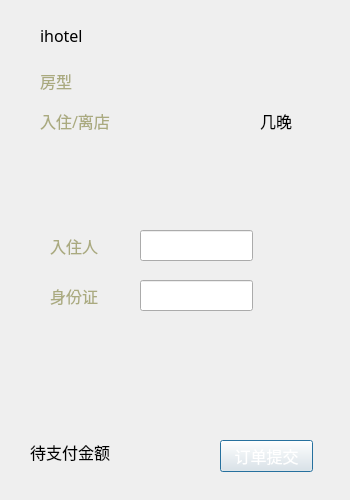
<?xml version="1.0" encoding="UTF-8"?>
<ui version="4.0">
 <class>reservepage</class>
 <widget class="QDialog" name="reservepage">
  <property name="geometry">
   <rect>
    <x>0</x>
    <y>0</y>
    <width>350</width>
    <height>500</height>
   </rect>
  </property>
  <property name="font">
   <font>
    <family>方正姚体</family>
    <pointsize>12</pointsize>
   </font>
  </property>
  <property name="windowTitle">
   <string>Dialog</string>
  </property>
  <widget class="QLabel" name="label">
   <property name="geometry">
    <rect>
     <x>40</x>
     <y>20</y>
     <width>72</width>
     <height>31</height>
    </rect>
   </property>
   <property name="text">
    <string>ihotel</string>
   </property>
  </widget>
  <widget class="QLabel" name="roomtypelabel">
   <property name="geometry">
    <rect>
     <x>40</x>
     <y>60</y>
     <width>161</width>
     <height>41</height>
    </rect>
   </property>
   <property name="palette">
    <palette>
     <active>
      <colorrole role="WindowText">
       <brush brushstyle="SolidPattern">
        <color alpha="255">
         <red>170</red>
         <green>170</green>
         <blue>127</blue>
        </color>
       </brush>
      </colorrole>
      <colorrole role="Text">
       <brush brushstyle="SolidPattern">
        <color alpha="255">
         <red>170</red>
         <green>170</green>
         <blue>127</blue>
        </color>
       </brush>
      </colorrole>
     </active>
     <inactive>
      <colorrole role="WindowText">
       <brush brushstyle="SolidPattern">
        <color alpha="255">
         <red>170</red>
         <green>170</green>
         <blue>127</blue>
        </color>
       </brush>
      </colorrole>
      <colorrole role="Text">
       <brush brushstyle="SolidPattern">
        <color alpha="255">
         <red>170</red>
         <green>170</green>
         <blue>127</blue>
        </color>
       </brush>
      </colorrole>
     </inactive>
     <disabled>
      <colorrole role="WindowText">
       <brush brushstyle="SolidPattern">
        <color alpha="255">
         <red>120</red>
         <green>120</green>
         <blue>120</blue>
        </color>
       </brush>
      </colorrole>
      <colorrole role="Text">
       <brush brushstyle="SolidPattern">
        <color alpha="255">
         <red>120</red>
         <green>120</green>
         <blue>120</blue>
        </color>
       </brush>
      </colorrole>
     </disabled>
    </palette>
   </property>
   <property name="text">
    <string>房型</string>
   </property>
  </widget>
  <widget class="QLabel" name="datelabel">
   <property name="geometry">
    <rect>
     <x>40</x>
     <y>100</y>
     <width>211</width>
     <height>41</height>
    </rect>
   </property>
   <property name="palette">
    <palette>
     <active>
      <colorrole role="WindowText">
       <brush brushstyle="SolidPattern">
        <color alpha="255">
         <red>170</red>
         <green>170</green>
         <blue>127</blue>
        </color>
       </brush>
      </colorrole>
      <colorrole role="Text">
       <brush brushstyle="SolidPattern">
        <color alpha="255">
         <red>170</red>
         <green>170</green>
         <blue>127</blue>
        </color>
       </brush>
      </colorrole>
     </active>
     <inactive>
      <colorrole role="WindowText">
       <brush brushstyle="SolidPattern">
        <color alpha="255">
         <red>170</red>
         <green>170</green>
         <blue>127</blue>
        </color>
       </brush>
      </colorrole>
      <colorrole role="Text">
       <brush brushstyle="SolidPattern">
        <color alpha="255">
         <red>170</red>
         <green>170</green>
         <blue>127</blue>
        </color>
       </brush>
      </colorrole>
     </inactive>
     <disabled>
      <colorrole role="WindowText">
       <brush brushstyle="SolidPattern">
        <color alpha="255">
         <red>120</red>
         <green>120</green>
         <blue>120</blue>
        </color>
       </brush>
      </colorrole>
      <colorrole role="Text">
       <brush brushstyle="SolidPattern">
        <color alpha="255">
         <red>120</red>
         <green>120</green>
         <blue>120</blue>
        </color>
       </brush>
      </colorrole>
     </disabled>
    </palette>
   </property>
   <property name="text">
    <string>入住/离店</string>
   </property>
  </widget>
  <widget class="QLabel" name="dayslabel">
   <property name="geometry">
    <rect>
     <x>260</x>
     <y>100</y>
     <width>72</width>
     <height>41</height>
    </rect>
   </property>
   <property name="text">
    <string>几晚</string>
   </property>
  </widget>
  <widget class="QStackedWidget" name="stackedWidget">
   <property name="geometry">
    <rect>
     <x>50</x>
     <y>190</y>
     <width>251</width>
     <height>221</height>
    </rect>
   </property>
   <property name="currentIndex">
    <number>0</number>
   </property>
   <widget class="QWidget" name="singlepage">
    <widget class="QLineEdit" name="lineEdit">
     <property name="geometry">
      <rect>
       <x>90</x>
       <y>40</y>
       <width>113</width>
       <height>31</height>
      </rect>
     </property>
    </widget>
    <widget class="QLineEdit" name="lineEdit_2">
     <property name="geometry">
      <rect>
       <x>90</x>
       <y>90</y>
       <width>113</width>
       <height>31</height>
      </rect>
     </property>
    </widget>
    <widget class="QLabel" name="label_6">
     <property name="geometry">
      <rect>
       <x>0</x>
       <y>40</y>
       <width>72</width>
       <height>31</height>
      </rect>
     </property>
     <property name="palette">
      <palette>
       <active>
        <colorrole role="WindowText">
         <brush brushstyle="SolidPattern">
          <color alpha="255">
           <red>170</red>
           <green>170</green>
           <blue>127</blue>
          </color>
         </brush>
        </colorrole>
        <colorrole role="Text">
         <brush brushstyle="SolidPattern">
          <color alpha="255">
           <red>170</red>
           <green>170</green>
           <blue>127</blue>
          </color>
         </brush>
        </colorrole>
       </active>
       <inactive>
        <colorrole role="WindowText">
         <brush brushstyle="SolidPattern">
          <color alpha="255">
           <red>170</red>
           <green>170</green>
           <blue>127</blue>
          </color>
         </brush>
        </colorrole>
        <colorrole role="Text">
         <brush brushstyle="SolidPattern">
          <color alpha="255">
           <red>170</red>
           <green>170</green>
           <blue>127</blue>
          </color>
         </brush>
        </colorrole>
       </inactive>
       <disabled>
        <colorrole role="WindowText">
         <brush brushstyle="SolidPattern">
          <color alpha="255">
           <red>120</red>
           <green>120</green>
           <blue>120</blue>
          </color>
         </brush>
        </colorrole>
        <colorrole role="Text">
         <brush brushstyle="SolidPattern">
          <color alpha="255">
           <red>120</red>
           <green>120</green>
           <blue>120</blue>
          </color>
         </brush>
        </colorrole>
       </disabled>
      </palette>
     </property>
     <property name="text">
      <string>入住人</string>
     </property>
    </widget>
    <widget class="QLabel" name="label_7">
     <property name="geometry">
      <rect>
       <x>0</x>
       <y>90</y>
       <width>72</width>
       <height>31</height>
      </rect>
     </property>
     <property name="palette">
      <palette>
       <active>
        <colorrole role="WindowText">
         <brush brushstyle="SolidPattern">
          <color alpha="255">
           <red>170</red>
           <green>170</green>
           <blue>127</blue>
          </color>
         </brush>
        </colorrole>
        <colorrole role="Text">
         <brush brushstyle="SolidPattern">
          <color alpha="255">
           <red>170</red>
           <green>170</green>
           <blue>127</blue>
          </color>
         </brush>
        </colorrole>
       </active>
       <inactive>
        <colorrole role="WindowText">
         <brush brushstyle="SolidPattern">
          <color alpha="255">
           <red>170</red>
           <green>170</green>
           <blue>127</blue>
          </color>
         </brush>
        </colorrole>
        <colorrole role="Text">
         <brush brushstyle="SolidPattern">
          <color alpha="255">
           <red>170</red>
           <green>170</green>
           <blue>127</blue>
          </color>
         </brush>
        </colorrole>
       </inactive>
       <disabled>
        <colorrole role="WindowText">
         <brush brushstyle="SolidPattern">
          <color alpha="255">
           <red>120</red>
           <green>120</green>
           <blue>120</blue>
          </color>
         </brush>
        </colorrole>
        <colorrole role="Text">
         <brush brushstyle="SolidPattern">
          <color alpha="255">
           <red>120</red>
           <green>120</green>
           <blue>120</blue>
          </color>
         </brush>
        </colorrole>
       </disabled>
      </palette>
     </property>
     <property name="text">
      <string>身份证</string>
     </property>
    </widget>
   </widget>
   <widget class="QWidget" name="doublepage">
    <widget class="QLineEdit" name="lineEdit_3">
     <property name="geometry">
      <rect>
       <x>100</x>
       <y>30</y>
       <width>113</width>
       <height>31</height>
      </rect>
     </property>
    </widget>
    <widget class="QLineEdit" name="lineEdit_4">
     <property name="geometry">
      <rect>
       <x>100</x>
       <y>80</y>
       <width>113</width>
       <height>31</height>
      </rect>
     </property>
    </widget>
    <widget class="QLineEdit" name="lineEdit_5">
     <property name="geometry">
      <rect>
       <x>100</x>
       <y>130</y>
       <width>113</width>
       <height>31</height>
      </rect>
     </property>
    </widget>
    <widget class="QLineEdit" name="lineEdit_6">
     <property name="geometry">
      <rect>
       <x>100</x>
       <y>180</y>
       <width>113</width>
       <height>31</height>
      </rect>
     </property>
    </widget>
    <widget class="QLabel" name="label_2">
     <property name="geometry">
      <rect>
       <x>10</x>
       <y>30</y>
       <width>72</width>
       <height>31</height>
      </rect>
     </property>
     <property name="palette">
      <palette>
       <active>
        <colorrole role="WindowText">
         <brush brushstyle="SolidPattern">
          <color alpha="255">
           <red>170</red>
           <green>170</green>
           <blue>127</blue>
          </color>
         </brush>
        </colorrole>
        <colorrole role="Text">
         <brush brushstyle="SolidPattern">
          <color alpha="255">
           <red>170</red>
           <green>170</green>
           <blue>127</blue>
          </color>
         </brush>
        </colorrole>
       </active>
       <inactive>
        <colorrole role="WindowText">
         <brush brushstyle="SolidPattern">
          <color alpha="255">
           <red>170</red>
           <green>170</green>
           <blue>127</blue>
          </color>
         </brush>
        </colorrole>
        <colorrole role="Text">
         <brush brushstyle="SolidPattern">
          <color alpha="255">
           <red>170</red>
           <green>170</green>
           <blue>127</blue>
          </color>
         </brush>
        </colorrole>
       </inactive>
       <disabled>
        <colorrole role="WindowText">
         <brush brushstyle="SolidPattern">
          <color alpha="255">
           <red>120</red>
           <green>120</green>
           <blue>120</blue>
          </color>
         </brush>
        </colorrole>
        <colorrole role="Text">
         <brush brushstyle="SolidPattern">
          <color alpha="255">
           <red>120</red>
           <green>120</green>
           <blue>120</blue>
          </color>
         </brush>
        </colorrole>
       </disabled>
      </palette>
     </property>
     <property name="text">
      <string>入住人</string>
     </property>
    </widget>
    <widget class="QLabel" name="label_3">
     <property name="geometry">
      <rect>
       <x>10</x>
       <y>80</y>
       <width>72</width>
       <height>31</height>
      </rect>
     </property>
     <property name="palette">
      <palette>
       <active>
        <colorrole role="WindowText">
         <brush brushstyle="SolidPattern">
          <color alpha="255">
           <red>170</red>
           <green>170</green>
           <blue>127</blue>
          </color>
         </brush>
        </colorrole>
        <colorrole role="Text">
         <brush brushstyle="SolidPattern">
          <color alpha="255">
           <red>170</red>
           <green>170</green>
           <blue>127</blue>
          </color>
         </brush>
        </colorrole>
       </active>
       <inactive>
        <colorrole role="WindowText">
         <brush brushstyle="SolidPattern">
          <color alpha="255">
           <red>170</red>
           <green>170</green>
           <blue>127</blue>
          </color>
         </brush>
        </colorrole>
        <colorrole role="Text">
         <brush brushstyle="SolidPattern">
          <color alpha="255">
           <red>170</red>
           <green>170</green>
           <blue>127</blue>
          </color>
         </brush>
        </colorrole>
       </inactive>
       <disabled>
        <colorrole role="WindowText">
         <brush brushstyle="SolidPattern">
          <color alpha="255">
           <red>120</red>
           <green>120</green>
           <blue>120</blue>
          </color>
         </brush>
        </colorrole>
        <colorrole role="Text">
         <brush brushstyle="SolidPattern">
          <color alpha="255">
           <red>120</red>
           <green>120</green>
           <blue>120</blue>
          </color>
         </brush>
        </colorrole>
       </disabled>
      </palette>
     </property>
     <property name="text">
      <string>身份证</string>
     </property>
    </widget>
    <widget class="QLabel" name="label_4">
     <property name="geometry">
      <rect>
       <x>10</x>
       <y>130</y>
       <width>72</width>
       <height>31</height>
      </rect>
     </property>
     <property name="palette">
      <palette>
       <active>
        <colorrole role="WindowText">
         <brush brushstyle="SolidPattern">
          <color alpha="255">
           <red>170</red>
           <green>170</green>
           <blue>127</blue>
          </color>
         </brush>
        </colorrole>
        <colorrole role="Text">
         <brush brushstyle="SolidPattern">
          <color alpha="255">
           <red>170</red>
           <green>170</green>
           <blue>127</blue>
          </color>
         </brush>
        </colorrole>
       </active>
       <inactive>
        <colorrole role="WindowText">
         <brush brushstyle="SolidPattern">
          <color alpha="255">
           <red>170</red>
           <green>170</green>
           <blue>127</blue>
          </color>
         </brush>
        </colorrole>
        <colorrole role="Text">
         <brush brushstyle="SolidPattern">
          <color alpha="255">
           <red>170</red>
           <green>170</green>
           <blue>127</blue>
          </color>
         </brush>
        </colorrole>
       </inactive>
       <disabled>
        <colorrole role="WindowText">
         <brush brushstyle="SolidPattern">
          <color alpha="255">
           <red>120</red>
           <green>120</green>
           <blue>120</blue>
          </color>
         </brush>
        </colorrole>
        <colorrole role="Text">
         <brush brushstyle="SolidPattern">
          <color alpha="255">
           <red>120</red>
           <green>120</green>
           <blue>120</blue>
          </color>
         </brush>
        </colorrole>
       </disabled>
      </palette>
     </property>
     <property name="text">
      <string>入住人</string>
     </property>
    </widget>
    <widget class="QLabel" name="label_5">
     <property name="geometry">
      <rect>
       <x>10</x>
       <y>180</y>
       <width>72</width>
       <height>31</height>
      </rect>
     </property>
     <property name="palette">
      <palette>
       <active>
        <colorrole role="WindowText">
         <brush brushstyle="SolidPattern">
          <color alpha="255">
           <red>170</red>
           <green>170</green>
           <blue>127</blue>
          </color>
         </brush>
        </colorrole>
        <colorrole role="Text">
         <brush brushstyle="SolidPattern">
          <color alpha="255">
           <red>170</red>
           <green>170</green>
           <blue>127</blue>
          </color>
         </brush>
        </colorrole>
       </active>
       <inactive>
        <colorrole role="WindowText">
         <brush brushstyle="SolidPattern">
          <color alpha="255">
           <red>170</red>
           <green>170</green>
           <blue>127</blue>
          </color>
         </brush>
        </colorrole>
        <colorrole role="Text">
         <brush brushstyle="SolidPattern">
          <color alpha="255">
           <red>170</red>
           <green>170</green>
           <blue>127</blue>
          </color>
         </brush>
        </colorrole>
       </inactive>
       <disabled>
        <colorrole role="WindowText">
         <brush brushstyle="SolidPattern">
          <color alpha="255">
           <red>120</red>
           <green>120</green>
           <blue>120</blue>
          </color>
         </brush>
        </colorrole>
        <colorrole role="Text">
         <brush brushstyle="SolidPattern">
          <color alpha="255">
           <red>120</red>
           <green>120</green>
           <blue>120</blue>
          </color>
         </brush>
        </colorrole>
       </disabled>
      </palette>
     </property>
     <property name="text">
      <string>身份证</string>
     </property>
    </widget>
   </widget>
  </widget>
  <widget class="QLabel" name="moneylabel">
   <property name="geometry">
    <rect>
     <x>30</x>
     <y>440</y>
     <width>191</width>
     <height>23</height>
    </rect>
   </property>
   <property name="text">
    <string>待支付金额</string>
   </property>
  </widget>
  <widget class="QPushButton" name="pushButton">
   <property name="geometry">
    <rect>
     <x>220</x>
     <y>440</y>
     <width>93</width>
     <height>32</height>
    </rect>
   </property>
   <property name="palette">
    <palette>
     <active>
      <colorrole role="ButtonText">
       <brush brushstyle="SolidPattern">
        <color alpha="255">
         <red>255</red>
         <green>255</green>
         <blue>255</blue>
        </color>
       </brush>
      </colorrole>
     </active>
     <inactive>
      <colorrole role="ButtonText">
       <brush brushstyle="SolidPattern">
        <color alpha="255">
         <red>255</red>
         <green>255</green>
         <blue>255</blue>
        </color>
       </brush>
      </colorrole>
     </inactive>
     <disabled>
      <colorrole role="ButtonText">
       <brush brushstyle="SolidPattern">
        <color alpha="255">
         <red>120</red>
         <green>120</green>
         <blue>120</blue>
        </color>
       </brush>
      </colorrole>
     </disabled>
    </palette>
   </property>
   <property name="text">
    <string>订单提交</string>
   </property>
  </widget>
 </widget>
 <resources/>
 <connections/>
</ui>
